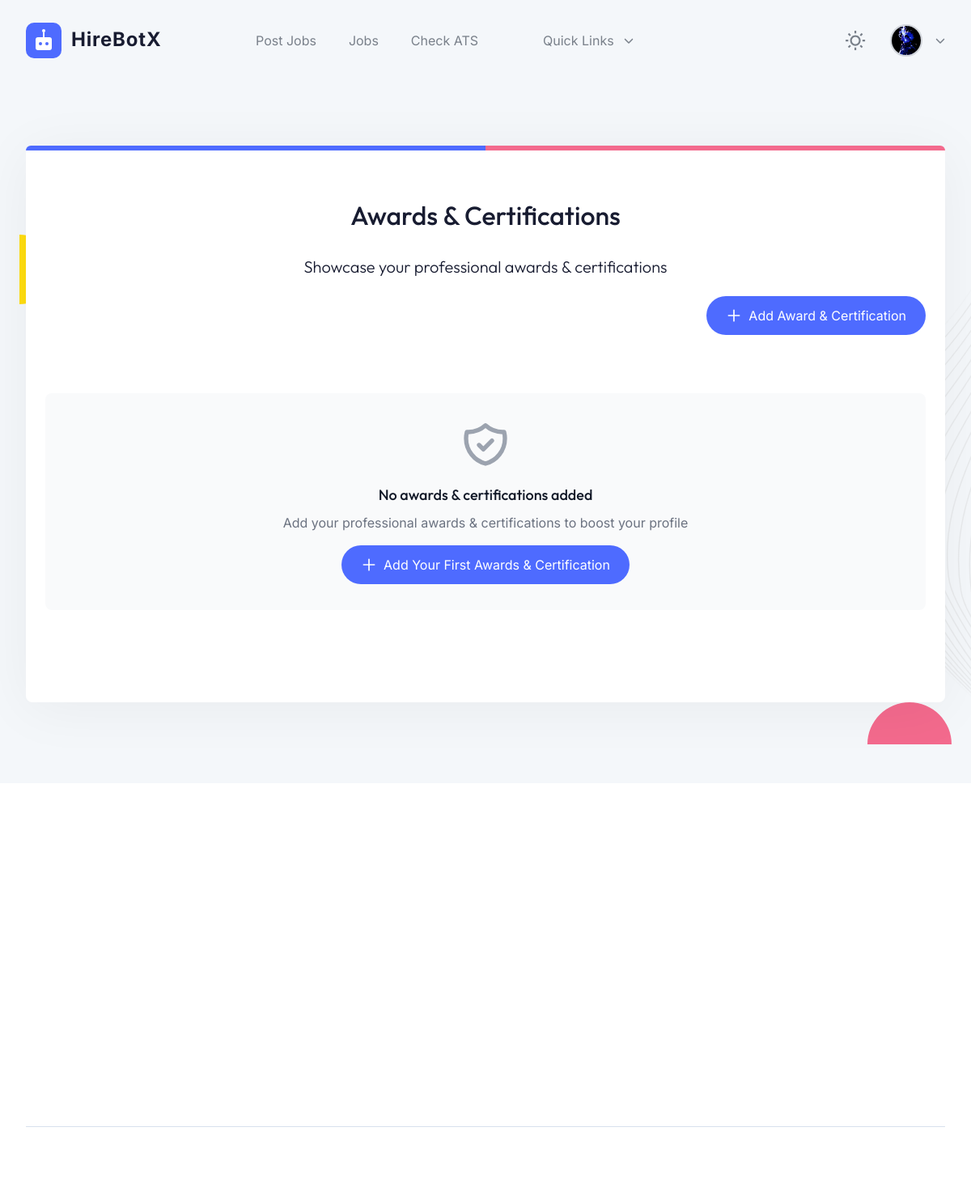
The page /applications/certifications/ (signed in) on the database as committed earlier.
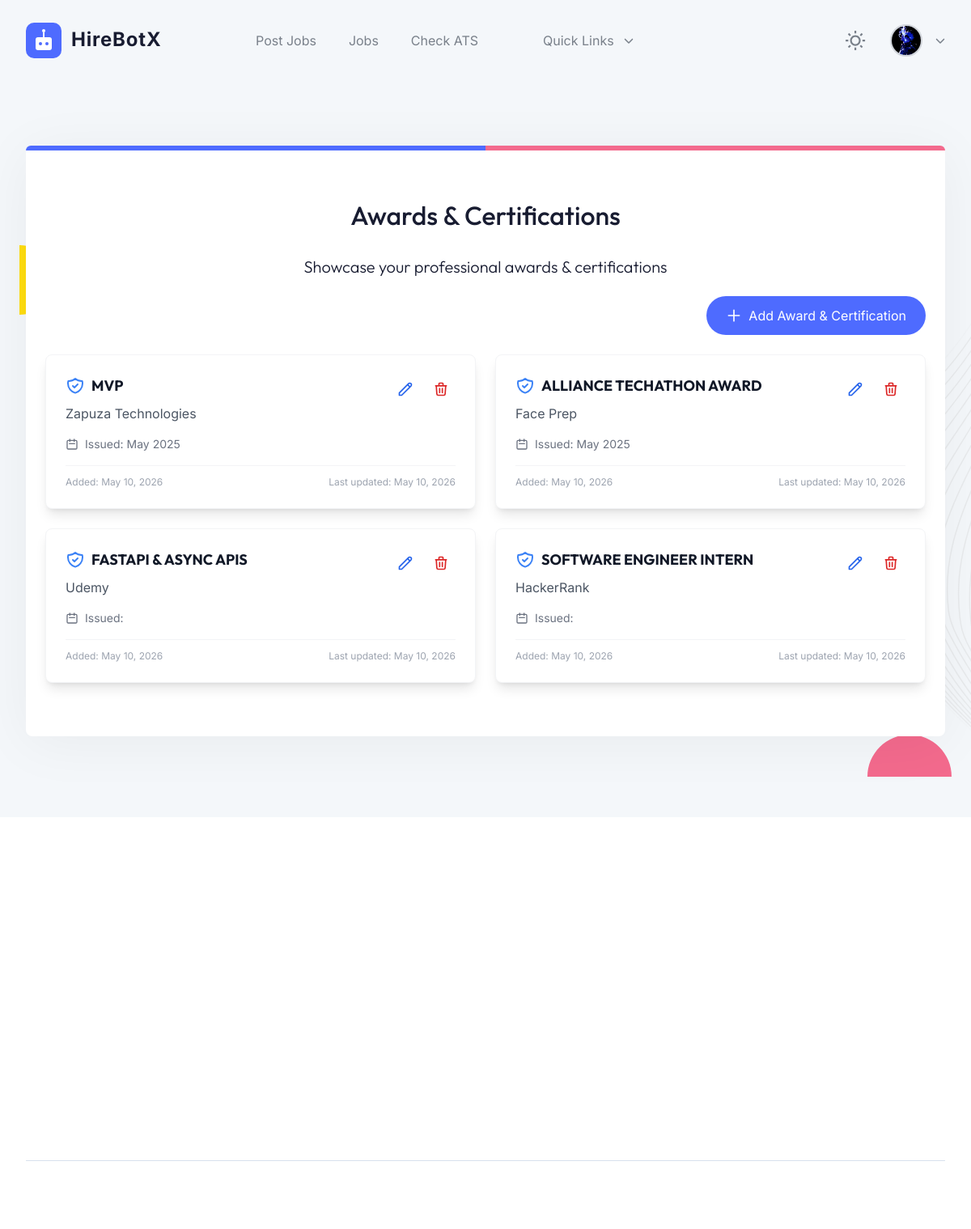
The same page on the database as committed later.
### applications/models.py (models this page shows)
class Certification(models.Model):
    user = models.ForeignKey(User, on_delete=models.CASCADE, related_name='certifications')
    name = models.CharField(max_length=255)
    organization = models.CharField(max_length=255)
    date = models.DateField(null=True, blank=True)
    created_at = models.DateTimeField(auto_now_add=True)
    updated_at = models.DateTimeField(auto_now=True)

### applications/views.py (the view)
# urls.py: path('certifications/', views.CertificationListView.as_view(), name='certification-list'),
class CertificationListView(LoginRequiredMixin, ListView):
    model = Certification
    template_name = 'applications/certification_list.html'
    context_object_name = 'certifications'
    def get_queryset(self):
        return Certification.objects.filter(user=self.request.user).order_by('-date')
    def get_context_data(self, **kwargs):
        context = super().get_context_data(**kwargs)
        context['section'] = 'certification'
        return context

### user/context_processors.py (called while the page is built)
def global_context(request):
    context = {
        "notification_count": 0,
        "subscribed": False
    }
    if request.user.is_authenticated:
        context["notification_count"] = Notification.objects.filter(user=request.user, is_read=False).count()
        context["subscribed"] = Subscriber.objects.filter(email=request.user.email, is_subscribed=True).exists()
    return context

### applications/templates/applications/certification_list.html (shortened to what the changed rows need)
{% extends "base.html" %}
{% load static %}
{% block page %}certification-list{% endblock %}
{% block content %}
<section class="i pg fh rm ki xn vq gj qp gr hj rp hr">
    <div class="animate_top bb af i va sg hh sm vk xm yi _n jp hi ao kp w-full max-w-7xl mx-auto px-6">
        <div class="rj text-center">
            <h2 class="ek ck kk wm xb">Awards & Certifications</h2>
        </div>
        <div class="grid grid-cols-1 lg:grid-cols-2 gap-6">
            {% for certification in certifications %}
            <div class="bg-white rounded-lg shadow-lg hover:shadow-xl transition-all duration-300 overflow-hidden border border-gray-100">
                <div class="p-6">
                    <div class="flex justify-between items-start mb-4">
                        <div class="flex-1">
                            <div class="flex items-center gap-2 mb-2">
                                <h3 class="text-lg font-bold text-gray-900">{{ certification.name }}</h3>
                            </div>
                            <p class="text-gray-600">{{ certification.organization }}</p>
                        </div>
                        <div class="flex gap-2">
                            <a href="{% url 'certification-update' certification.pk %}{% if request.GET.next %}?next={{ request.GET.next }}{% endif %}"
                               class="text-blue-600 hover:text-blue-800 transition-colors p-2 hover:bg-blue-50 rounded-lg">
                                <svg class="w-5 h-5" fill="none" stroke="currentColor" viewBox="0 0 24 24">
                                    <path stroke-linecap="round" stroke-linejoin="round" stroke-width="2" d="M15.232 5.232l3.536 3.536m-2.036-5.036a2.5 2.5 0 113.536 3.536L6.5 21.036H3v-3.572L16.732 3.732z"></path>
                                </svg>
                            </a>
                            <a href="{% url 'certification-delete' certification.pk %}"
                               class="text-red-600 hover:text-red-800 transition-colors p-2 hover:bg-red-50 rounded-lg">
                                <svg class="w-5 h-5" fill="none" stroke="currentColor" viewBox="0 0 24 24">
                                    <path stroke-linecap="round" stroke-linejoin="round" stroke-width="2" d="M19 7l-.867 12.142A2 2 0 0116.138 21H7.862a2 2 0 01-1.995-1.858L5 7m5 4v6m4-6v6m1-10V4a1 1 0 00-1-1h-4a1 1 0 00-1 1v3M4 7h16"></path>
                                </svg>
                            </a>
                        </div>
                    </div>
                    <div class="flex items-center gap-2 mb-3 text-sm text-gray-500">
                        <svg class="w-4 h-4" fill="none" stroke="currentColor" viewBox="0 0 24 24">
                            <path stroke-linecap="round" stroke-linejoin="round" stroke-width="2" d="M8 7V3m8 4V3m-9 8h10M5 21h14a2 2 0 002-2V7a2 2 0 00-2-2H5a2 2 0 00-2 2v12a2 2 0 002 2z"></path>
                        </svg>
                        <span>Issued: {{ certification.date|date:"M Y" }}</span>
                    </div>
                    <div class="mt-4 pt-3 border-t border-gray-100 text-xs text-gray-400 flex justify-between items-center">
                        <span>Added: {{ certification.created_at|date:"M d, Y" }}</span>
                        <span>Last updated: {{ certification.updated_at|date:"M d, Y" }}</span>
                    </div>
                </div>
            </div>
            {% empty %}
            <div class="col-span-full text-center py-12">
                <div class="bg-gray-50 rounded-lg p-8">
                    <h3 class="text-lg font-medium text-gray-900 mb-2">No awards & certifications added</h3>
                    <p class="text-gray-500 mb-4">Add your professional awards & certifications to boost your profile</p>
                    <a href="{% url 'certification-create' %}" class="inline-flex items-center gap-2 gh lk rg il _l gi hi px-6 py-3">
                        <svg class="w-5 h-5" fill="none" stroke="currentColor" viewBox="0 0 24 24">
                            <path stroke-linecap="round" stroke-linejoin="round" stroke-width="2" d="M12 4v16m8-8H4"></path>
                        </svg>
                        Add Your First Awards & Certification
                    </a>
                </div>
            </div>
            {% endfor %}
        </div>
    </div>
</section>
{% endblock %}

Rows that differ between the two databases and show on the page:
now on this page (row edited): Certification: name "MVP", organization "Zapuza Technologies", date "May 2025", created_at "May 10, 2026", updated_at "May 10, 2026"
added Certification: name "ALLIANCE TECHATHON AWARD", organization "Face Prep", date "May 2025", created_at "May 10, 2026", updated_at "May 10, 2026"
now on this page (row edited): Certification: name "FASTAPI & ASYNC APIS", organization "Udemy", created_at "May 10, 2026", updated_at "May 10, 2026"
added Certification: name "SOFTWARE ENGINEER INTERN", organization "HackerRank", created_at "May 10, 2026", updated_at "May 10, 2026"
Other text that changed with them:
text no longer shown: "No awards & certifications added Add your professional awards & certifications to boost your profile Add Your First Awards & Certification"
